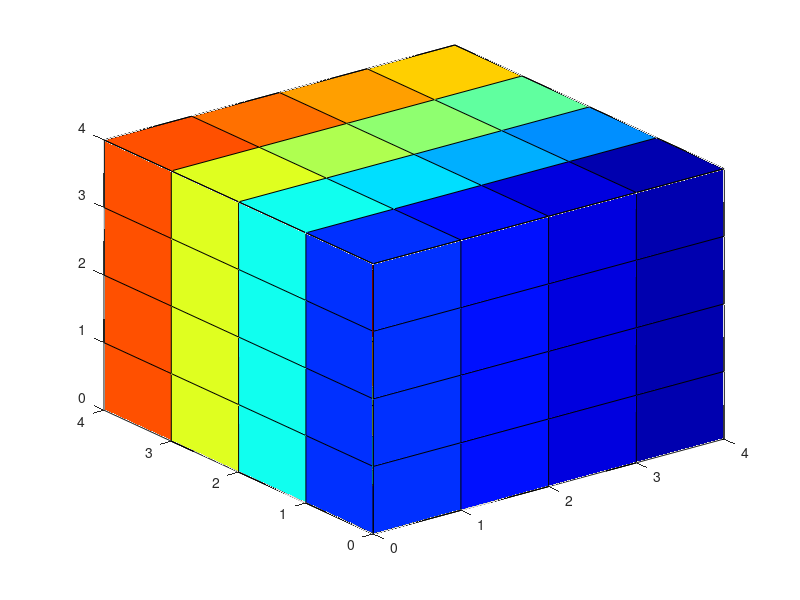

MATLAB code to generate this figure:
[x, y, z] = meshgrid(-2:2.2, -2:.25:2, -2:.16:2);

v = x.* exp(-x.^2-z.^2);

xslice = [-2, 2];
yslice = [-2, 2];
zslice = [-2, 2];
slice(x, y,z,v,xslice, yslice, zslice);
colormap colorcube

%% 
d = 4;
[x, y, z] = meshgrid(0:d, 0:d, 0:d);

d2 = d + 1;
v = ones(d2, d2, d2);


count = 1;

for i = 1:d2
    for j = d2:-1:1
        for k = d2:-1:1
            v(i, j, k) = count;
            disp([i, j, k]);
        end
        count = count+1;
    end
end


xslice = [0, d];
yslice = [0, d];
zslice = [0, d];
slice(x, y,z,v,xslice, yslice, zslice);
colormap jet

